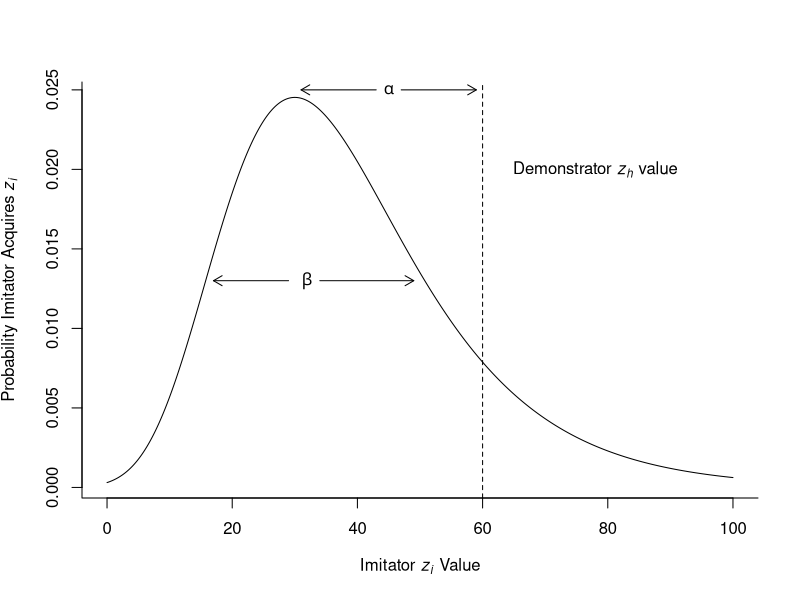
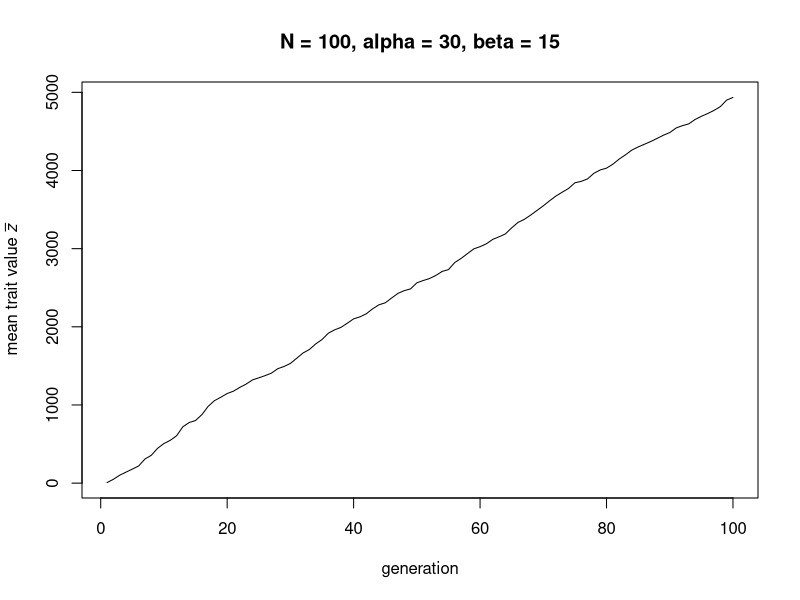
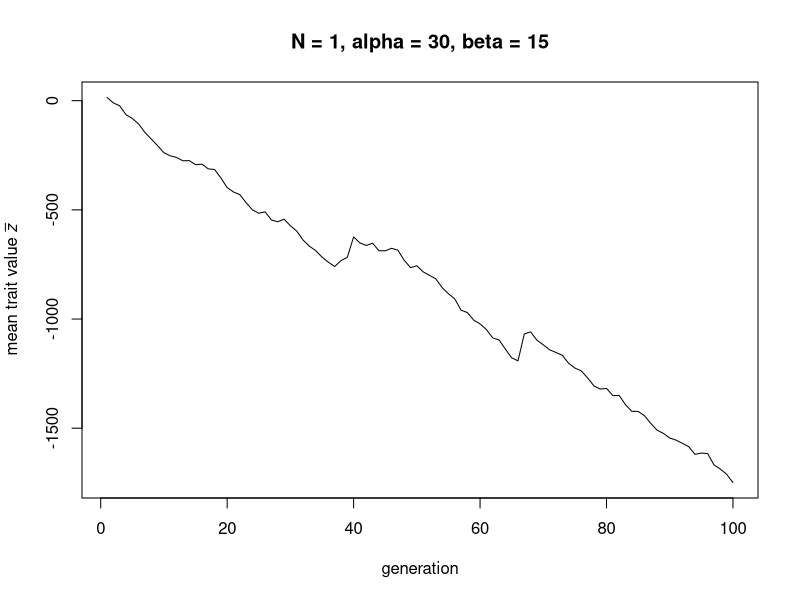
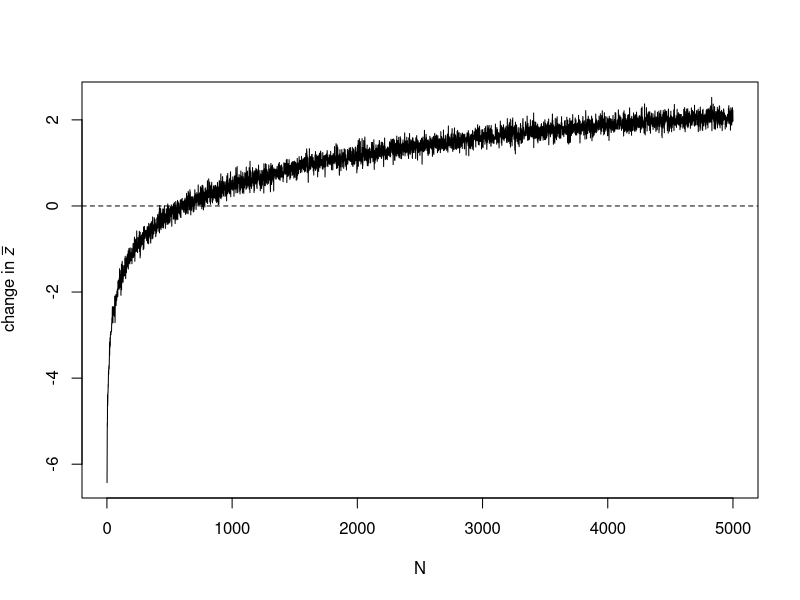

Write the R code that produced these figures, in order. (Note: a time limit stopped this script after it produced the figures.)
## ---- chunk 1

# probability density of the gumbel, for values x
# a is the mode, beta is the dispersion
# defaults to standard gumbel with a=0 and beta=1
dgumbel <- function(x, a = 0, beta = 1) {
  b <- (x - a)/beta
  (1/beta)*exp(-(b+exp(-b)))
}

# n random draws from a gumbel distribution with mode a and dispersion beta
# defaults to standard gumbel with a=0 and beta=1
rgumbel <- function(n, a = 0, beta = 1) {
  a + beta * (-log(-log(runif(n))))
}

## ---- chunk 2

x <- seq(0,100,0.1)  # x-axis values
a <- 30  # mode
beta <- 15  # dispersion

# plot gumbel distribution for the parameters defined above
plot(x, dgumbel(x, a, beta), 
     type = 'l', 
     ylab = expression("Probability Imitator Acquires "*italic("z"[i])), 
     xlab = expression("Imitator "*italic("z"[i])*" Value"), 
     bty='l')

# add a vertical dotted line for the demonstrator with z_h
alpha <- 30
abline(v = a + alpha, lty=2)
text(a + alpha + 18, 0.02, 
     labels = expression("Demonstrator "*italic("z"[h])*" value"))

# add beta label and arrows
text(a+2, 0.013, 
     labels = expression(beta))
arrows(a+4, 0.013, a+19, 0.013, length=0.1)
arrows(a-1, 0.013, a-13, 0.013, length=0.1)

# add alpha label and arrows
text(a+alpha/2, 0.025, 
     labels = expression(alpha))
arrows(a+2+alpha/2, 0.025, a+14+alpha/2, 0.025, length=0.1)
arrows(a-2+alpha/2, 0.025, a-14+alpha/2, 0.025, length=0.1)

## ---- chunk 3

DemographyModel <- function(N, alpha, beta, t_max) {
  
  rgumbel <- function(n, a = 0, beta = 1) {
    a + beta * (-log(-log(runif(n))))
  }

  # create output dataframe to hold mean trait value for each generation
  output <- data.frame(z_bar = rep(NA, t_max)) 
  
  # create 1st generation, N random draws from a gumbel with mode a=0 and dispersion beta
  agent <- data.frame(trait = rgumbel(N, beta = beta))  
  
  # store first generation trait mean
  output$z_bar[1] <- sum(agent$trait) / N
  
  for (t in 2:t_max) {
    
    # get highest skill from current generation
    z_h <- max(agent$trait)  
    
    # draw new values
    agent$trait <- rgumbel(N, a = z_h - alpha, beta = beta)  
    
    # store new mean trait value
    output$z_bar[t] <- sum(agent$trait) / N  
    
  }
  
  plot(x = 1:nrow(output), y = output$z_bar, 
       type = 'l', 
       ylab = expression("mean trait value "*italic(bar("z"))), 
       xlab = "generation", 
       main = paste("N = ", N, ", alpha = ", alpha, ", beta = ", beta, sep = ""))
  
  output
}

## ---- chunk 4

output <- DemographyModel(N = 100, alpha = 30, beta = 15, t_max = 100)

## ---- chunk 5

output <- DemographyModel(N = 1, alpha = 30, beta = 15, t_max = 100)

## ---- chunk 6

DemographyModel2 <- function(N_max, alpha, beta, t_max) {
  
  rgumbel <- function(n, a = 0, beta = 1) {
    a + beta * (-log(-log(runif(n))))
  }

  # create output dataframe to hold change in mean trait value for each N 
  output <- rep(0, N_max) 

  for (N in 1:N_max) {
  
    # create 1st generation, n random draws from a gumbel with mode a=0 and dispersion beta
    agent <- rgumbel(N, beta = beta)  
  
    for (t in 1:t_max) {
    
      # current mean z
      z_bar <- sum(agent) / N  
    
      # get highest skill from current generation
      z_h <- max(agent)  
    
      # draw new values
      agent <- rgumbel(N, a = z_h - alpha, beta = beta)  
    
      # add new delta_z_bar to total delta_z_bar for this n
      output[N] <- output[N] + sum(agent) / N - z_bar  
    
    }
  
    # divide total delta_z_bar by t_max to get mean
    output[N] <- output[N] / t_max  
  
  }
  
output
  
}

## ---- chunk 7

output1 <- DemographyModel2(N_max = 5000, alpha = 7, beta = 1, t_max = 100)

## ---- chunk 8

plot(1:length(output1), output1, 
     type = 'l', 
     ylab = expression("change in "*italic(bar("z"))), 
     xlab = "N")

abline(h = 0, lty = 2)

## ---- chunk 9

output2 <- DemographyModel2(N_max = 5000, alpha = 9, beta = 1, t_max = 100)

plot(1:length(output1), output1, 
     type = 'l', 
     ylab = expression("change in "*italic(bar("z"))), 
     xlab = "N", 
     col = "orange")

lines(output2, col = "blue")

abline(h = 0, lty = 2)

text(1300, 2, 
     labels = expression("Simpler skill, "*alpha*"/"*beta*"=7"), 
     col = "orange")
text(3000, -1.7, 
     labels = expression("Complex skill, "*alpha*"/"*beta*"=9"), 
     col = "blue")

## ---- chunk 10

N_max <- 5000
delta_z <- rep(NA,N_max)

alpha <- 7
beta <- 1

for (N in 1:N_max) {
  
  delta_z[N] <- -alpha + beta * (-digamma(1) + log(N))
  
}

plot(1:length(delta_z), delta_z, 
     type = 'l', 
     ylab = expression("change in "*italic(bar("z"))), 
     xlab = "N", 
     col = "orange")

abline(h = 0, lty = 2)

alpha <- 9
beta <- 1

for (N in 1:N_max) {
  
  delta_z[N] <- -alpha + beta * (-digamma(1) + log(N))
  
}

lines(delta_z, col = "blue")

text(1300, 1.7, 
     labels = expression("Simpler skill, "*alpha*"/"*beta*"=7"), 
     col = "orange")
text(3000, -1.5, 
     labels = expression("Complex skill, "*alpha*"/"*beta*"=9"), 
     col = "blue")
